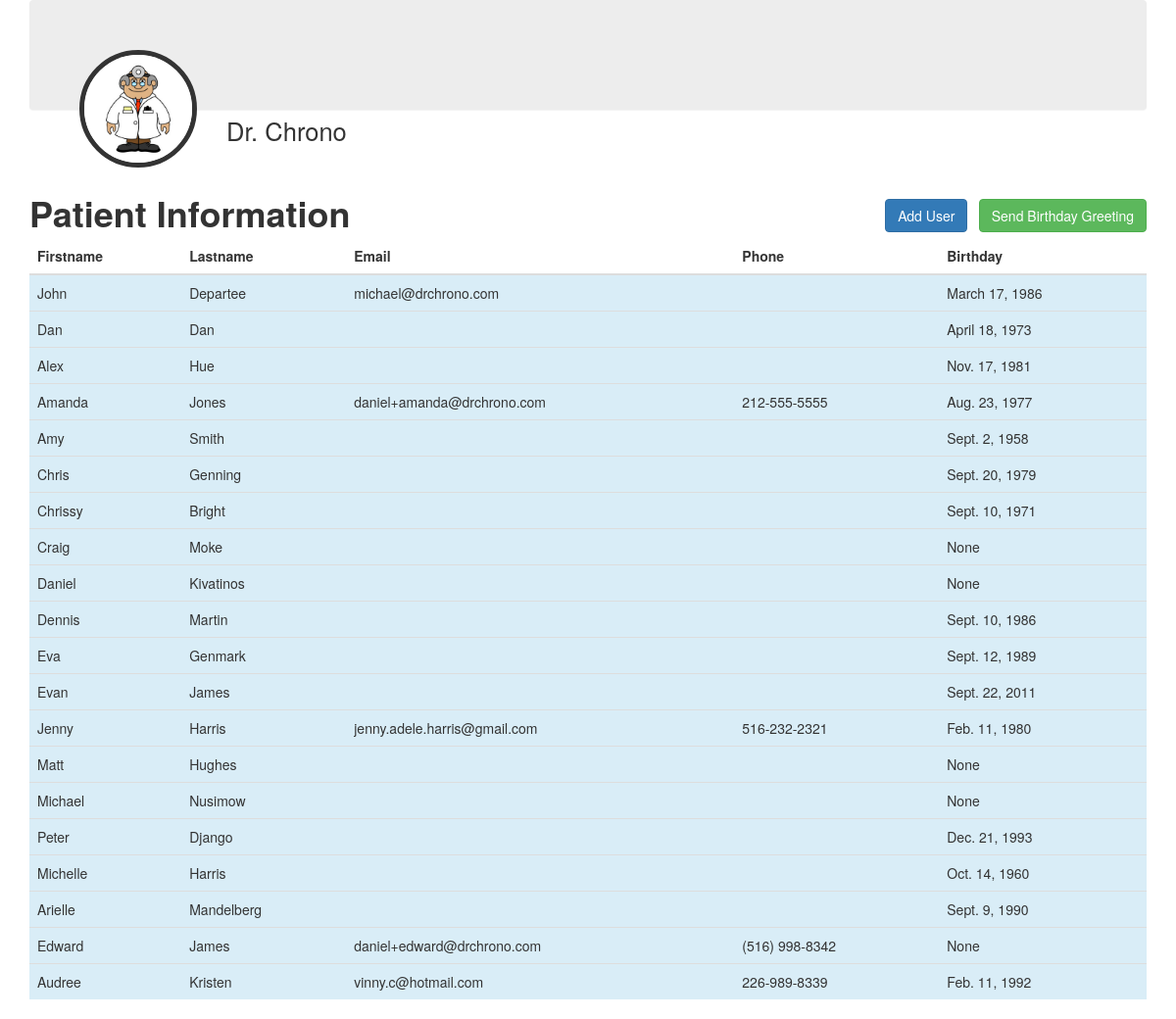
The page /bday_reminder/profile/ on the database its author committed.
### bday_reminder/models.py (models this page shows)
class Patient(models.Model):
	first_name = models.TextField()
	last_name = models.TextField()
	email = models.TextField()
	phone = models.TextField()
	birthday = models.DateField(null=True, blank=True)
	sent = models.BooleanField(default=False)

### bday_reminder/views.py (the view)
def profile(request):
	if request.POST:
		first_name = request.POST['first_name']
		last_name = request.POST['last_name']
		email = request.POST['email']
		phone = request.POST['phone']
		birthday = request.POST['birthday']
		p = Patient(first_name=first_name, last_name=last_name, email=email, phone=phone, birthday=birthday)
		p.save()
		return HttpResponseRedirect('/bday_reminder/profile')
	else:
		args = {}
		args['patients'] = Patient.objects.all()
		return render(request, 'bday_reminder/profile.html', args)

### bday_reminder/templates/bday_reminder/profile.html (shortened to what this page needs)
{% load staticfiles %}
<!DOCTYPE html>
<html lang="en">
	<head>
	  	<link rel="stylesheet" href="http://maxcdn.bootstrapcdn.com/bootstrap/3.3.6/css/bootstrap.min.css">
	  	<link href="//netdna.bootstrapcdn.com/font-awesome/4.0.3/css/font-awesome.css" rel="stylesheet">
	  	<link rel="stylesheet" href="https://maxcdn.bootstrapcdn.com/font-awesome/4.5.0/css/font-awesome.min.css">
		<link rel="stylesheet" type="text/css" href="{% static 'bday_reminder/style.css' %}" />
	</head>
	<body>
		<div class="text-center carousel-caption" id="spinner_container">
		</div>
		<div class="container" id="doc_profile">
            <div class="panel">
                <img class="pic img-circle" src="{% static "bday_reminder/images/doctor.jpg" %}">
                <div class="name">
                	<small>Dr. Chrono</small>
          		</div>
        	</div>
            <br><br><br>
			<div>
			  	<span class="patient_info">Patient Information</span>
			  	<button id= "bday_button" type="button" class="btn btn-success btn-md" onclick="send_emails()">Send Birthday Greeting</button>
			  	<button id= "add_button" type="button" class="btn btn-primary btn-md" data-toggle="modal" data-target="#myModal">Add User</button>
		  	</div>
           	<div class="table-responsive">
			  	<table class="table">
				    <thead>
				    	<tr>
				        	<th>Firstname</th>
				        	<th>Lastname</th>
				        	<th>Email</th>
				        	<th>Phone</th>
				        	<th>Birthday</th>
				      	</tr>
				    </thead>
				    <tbody>
				      	{% for patient in patients %}
						    <tr class="info">
						    	<td>{{ patient.first_name }}</td>
						        <td>{{ patient.last_name }}</td>
						        <td>{{ patient.email }}</td>
						        <td>{{ patient.phone }}</td>
						        <td>{{ patient.birthday }}</td>
						    </tr>
				      	{% endfor %}
			    	</tbody>
			  	</table>
		  	</div>
		</div>
	</body>
</html>

### bday_reminder/static/bday_reminder/style.css (style rules this page uses)
.patient_info { text-align: left; font-size: 36px; font-weight: bold; }
#bday_button { margin-top: 1%; float: right; }
#add_button { margin-top: 1%; float: right; margin-right: 1%; }
.pic { margin-top:50px; width:120px; margin-left:50px; margin-bottom:-60px; border: 5px solid; }
.panel { background-color: #ededed; }
.name { position:absolute; padding-left:200px; font-size:30px; }

### rows shown on the page
Patient: first_name "John", last_name "Departee", email "michael@drchrono.com", birthday "March 17, 1986"
Patient: first_name "Dan", last_name "Dan", birthday "April 18, 1973"
Patient: first_name "Alex", last_name "Hue", birthday "Nov. 17, 1981"
Patient: first_name "Amanda", last_name "Jones", email "daniel+amanda@drchrono.com", phone "212-555-5555", birthday "Aug. 23, 1977"
Patient: first_name "Amy", last_name "Smith", birthday "Sept. 2, 1958"
Patient: first_name "Chris", last_name "Genning", birthday "Sept. 20, 1979"
Patient: first_name "Chrissy", last_name "Bright", birthday "Sept. 10, 1971"
Patient: first_name "Craig", last_name "Moke", birthday "None"
Patient: first_name "Daniel", last_name "Kivatinos", birthday "None"
Patient: first_name "Dennis", last_name "Martin", birthday "Sept. 10, 1986"
Patient: first_name "Eva", last_name "Genmark", birthday "Sept. 12, 1989"
Patient: first_name "Evan", last_name "James", birthday "Sept. 22, 2011"
Patient: first_name "Jenny", last_name "Harris", email "jenny.adele.harris@gmail.com", phone "516-232-2321", birthday "Feb. 11, 1980"
Patient: first_name "Matt", last_name "Hughes", birthday "None"
Patient: first_name "Michael", last_name "Nusimow", birthday "None"
Patient: first_name "Peter", last_name "Django", birthday "Dec. 21, 1993"
Patient: first_name "Michelle", last_name "Harris", birthday "Oct. 14, 1960"
Patient: first_name "Arielle", last_name "Mandelberg", birthday "Sept. 9, 1990"
Patient: first_name "Edward", last_name "James", email "daniel+edward@drchrono.com", phone "(516) 998-8342", birthday "None"
Patient: first_name "Audree", last_name "Kristen", email "vinny.c@hotmail.com", phone "226-989-8339", birthday "Feb. 11, 1992"
